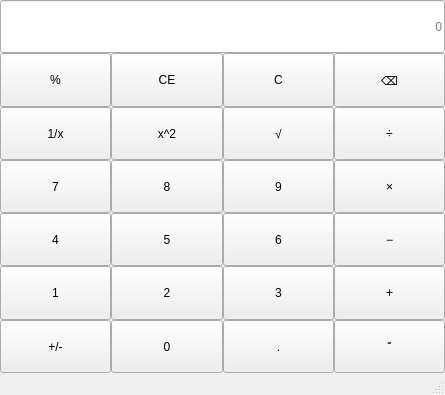
<?xml version="1.0" encoding="UTF-8"?>
<ui version="4.0">
 <class>MainWindow</class>
 <widget class="QMainWindow" name="MainWindow">
  <property name="geometry">
   <rect>
    <x>0</x>
    <y>0</y>
    <width>445</width>
    <height>395</height>
   </rect>
  </property>
  <property name="windowTitle">
   <string>MainWindow</string>
  </property>
  <widget class="QWidget" name="centralwidget">
   <layout class="QHBoxLayout" name="horizontalLayout">
    <property name="spacing">
     <number>0</number>
    </property>
    <property name="sizeConstraint">
     <enum>QLayout::SizeConstraint::SetDefaultConstraint</enum>
    </property>
    <property name="leftMargin">
     <number>0</number>
    </property>
    <property name="topMargin">
     <number>0</number>
    </property>
    <property name="rightMargin">
     <number>0</number>
    </property>
    <property name="bottomMargin">
     <number>0</number>
    </property>
    <item>
     <layout class="QGridLayout" name="gridLayout">
      <property name="spacing">
       <number>0</number>
      </property>
      <item row="5" column="3">
       <widget class="QPushButton" name="add">
        <property name="sizePolicy">
         <sizepolicy hsizetype="Minimum" vsizetype="Minimum">
          <horstretch>0</horstretch>
          <verstretch>0</verstretch>
         </sizepolicy>
        </property>
        <property name="text">
         <string>+</string>
        </property>
       </widget>
      </item>
      <item row="6" column="1">
       <widget class="QPushButton" name="num0">
        <property name="sizePolicy">
         <sizepolicy hsizetype="Minimum" vsizetype="Minimum">
          <horstretch>0</horstretch>
          <verstretch>0</verstretch>
         </sizepolicy>
        </property>
        <property name="text">
         <string>0</string>
        </property>
       </widget>
      </item>
      <item row="2" column="0">
       <widget class="QPushButton" name="pushButton_5">
        <property name="sizePolicy">
         <sizepolicy hsizetype="Minimum" vsizetype="Minimum">
          <horstretch>0</horstretch>
          <verstretch>0</verstretch>
         </sizepolicy>
        </property>
        <property name="text">
         <string>1/x</string>
        </property>
       </widget>
      </item>
      <item row="2" column="2">
       <widget class="QPushButton" name="squareRoot">
        <property name="sizePolicy">
         <sizepolicy hsizetype="Minimum" vsizetype="Minimum">
          <horstretch>0</horstretch>
          <verstretch>0</verstretch>
         </sizepolicy>
        </property>
        <property name="text">
         <string>√</string>
        </property>
       </widget>
      </item>
      <item row="3" column="1">
       <widget class="QPushButton" name="num8">
        <property name="sizePolicy">
         <sizepolicy hsizetype="Minimum" vsizetype="Minimum">
          <horstretch>0</horstretch>
          <verstretch>0</verstretch>
         </sizepolicy>
        </property>
        <property name="text">
         <string>8</string>
        </property>
       </widget>
      </item>
      <item row="6" column="3">
       <widget class="QPushButton" name="finish">
        <property name="sizePolicy">
         <sizepolicy hsizetype="Minimum" vsizetype="Minimum">
          <horstretch>0</horstretch>
          <verstretch>0</verstretch>
         </sizepolicy>
        </property>
        <property name="text">
         <string>⁼</string>
        </property>
       </widget>
      </item>
      <item row="3" column="3">
       <widget class="QPushButton" name="mul">
        <property name="sizePolicy">
         <sizepolicy hsizetype="Minimum" vsizetype="Minimum">
          <horstretch>0</horstretch>
          <verstretch>0</verstretch>
         </sizepolicy>
        </property>
        <property name="text">
         <string>×</string>
        </property>
       </widget>
      </item>
      <item row="1" column="0">
       <widget class="QPushButton" name="mod">
        <property name="sizePolicy">
         <sizepolicy hsizetype="Minimum" vsizetype="Minimum">
          <horstretch>0</horstretch>
          <verstretch>0</verstretch>
         </sizepolicy>
        </property>
        <property name="text">
         <string>%</string>
        </property>
       </widget>
      </item>
      <item row="4" column="2">
       <widget class="QPushButton" name="num6">
        <property name="sizePolicy">
         <sizepolicy hsizetype="Minimum" vsizetype="Minimum">
          <horstretch>0</horstretch>
          <verstretch>0</verstretch>
         </sizepolicy>
        </property>
        <property name="text">
         <string>6</string>
        </property>
       </widget>
      </item>
      <item row="1" column="2">
       <widget class="QPushButton" name="C">
        <property name="sizePolicy">
         <sizepolicy hsizetype="Minimum" vsizetype="Minimum">
          <horstretch>0</horstretch>
          <verstretch>0</verstretch>
         </sizepolicy>
        </property>
        <property name="text">
         <string>C</string>
        </property>
       </widget>
      </item>
      <item row="3" column="2">
       <widget class="QPushButton" name="num9">
        <property name="sizePolicy">
         <sizepolicy hsizetype="Minimum" vsizetype="Minimum">
          <horstretch>0</horstretch>
          <verstretch>0</verstretch>
         </sizepolicy>
        </property>
        <property name="text">
         <string>9</string>
        </property>
       </widget>
      </item>
      <item row="2" column="3">
       <widget class="QPushButton" name="div">
        <property name="sizePolicy">
         <sizepolicy hsizetype="Minimum" vsizetype="Minimum">
          <horstretch>0</horstretch>
          <verstretch>0</verstretch>
         </sizepolicy>
        </property>
        <property name="text">
         <string>÷</string>
        </property>
       </widget>
      </item>
      <item row="5" column="0">
       <widget class="QPushButton" name="num1">
        <property name="sizePolicy">
         <sizepolicy hsizetype="Minimum" vsizetype="Minimum">
          <horstretch>0</horstretch>
          <verstretch>0</verstretch>
         </sizepolicy>
        </property>
        <property name="text">
         <string>1</string>
        </property>
       </widget>
      </item>
      <item row="1" column="1">
       <widget class="QPushButton" name="ce">
        <property name="sizePolicy">
         <sizepolicy hsizetype="Minimum" vsizetype="Minimum">
          <horstretch>0</horstretch>
          <verstretch>0</verstretch>
         </sizepolicy>
        </property>
        <property name="text">
         <string>CE</string>
        </property>
       </widget>
      </item>
      <item row="5" column="2">
       <widget class="QPushButton" name="num3">
        <property name="sizePolicy">
         <sizepolicy hsizetype="Minimum" vsizetype="Minimum">
          <horstretch>0</horstretch>
          <verstretch>0</verstretch>
         </sizepolicy>
        </property>
        <property name="text">
         <string>3</string>
        </property>
       </widget>
      </item>
      <item row="2" column="1">
       <widget class="QPushButton" name="square">
        <property name="sizePolicy">
         <sizepolicy hsizetype="Minimum" vsizetype="Minimum">
          <horstretch>0</horstretch>
          <verstretch>0</verstretch>
         </sizepolicy>
        </property>
        <property name="text">
         <string>x^2</string>
        </property>
       </widget>
      </item>
      <item row="4" column="3">
       <widget class="QPushButton" name="sub">
        <property name="sizePolicy">
         <sizepolicy hsizetype="Minimum" vsizetype="Minimum">
          <horstretch>0</horstretch>
          <verstretch>0</verstretch>
         </sizepolicy>
        </property>
        <property name="text">
         <string>−</string>
        </property>
       </widget>
      </item>
      <item row="6" column="0">
       <widget class="QPushButton" name="pre">
        <property name="sizePolicy">
         <sizepolicy hsizetype="Minimum" vsizetype="Minimum">
          <horstretch>0</horstretch>
          <verstretch>0</verstretch>
         </sizepolicy>
        </property>
        <property name="text">
         <string>+/-</string>
        </property>
       </widget>
      </item>
      <item row="3" column="0">
       <widget class="QPushButton" name="num7">
        <property name="sizePolicy">
         <sizepolicy hsizetype="Minimum" vsizetype="Minimum">
          <horstretch>0</horstretch>
          <verstretch>0</verstretch>
         </sizepolicy>
        </property>
        <property name="text">
         <string>7</string>
        </property>
       </widget>
      </item>
      <item row="6" column="2">
       <widget class="QPushButton" name="dot">
        <property name="sizePolicy">
         <sizepolicy hsizetype="Minimum" vsizetype="Minimum">
          <horstretch>0</horstretch>
          <verstretch>0</verstretch>
         </sizepolicy>
        </property>
        <property name="text">
         <string>.</string>
        </property>
       </widget>
      </item>
      <item row="4" column="0">
       <widget class="QPushButton" name="num4">
        <property name="sizePolicy">
         <sizepolicy hsizetype="Minimum" vsizetype="Minimum">
          <horstretch>0</horstretch>
          <verstretch>0</verstretch>
         </sizepolicy>
        </property>
        <property name="text">
         <string>4</string>
        </property>
       </widget>
      </item>
      <item row="4" column="1">
       <widget class="QPushButton" name="num5">
        <property name="sizePolicy">
         <sizepolicy hsizetype="Minimum" vsizetype="Minimum">
          <horstretch>0</horstretch>
          <verstretch>0</verstretch>
         </sizepolicy>
        </property>
        <property name="text">
         <string>5</string>
        </property>
       </widget>
      </item>
      <item row="0" column="0" colspan="4">
       <widget class="QLineEdit" name="lineEdit">
        <property name="sizePolicy">
         <sizepolicy hsizetype="Expanding" vsizetype="Minimum">
          <horstretch>0</horstretch>
          <verstretch>0</verstretch>
         </sizepolicy>
        </property>
        <property name="alignment">
         <set>Qt::AlignmentFlag::AlignRight|Qt::AlignmentFlag::AlignTrailing|Qt::AlignmentFlag::AlignVCenter</set>
        </property>
        <property name="placeholderText">
         <string>0</string>
        </property>
       </widget>
      </item>
      <item row="1" column="3">
       <widget class="QPushButton" name="del">
        <property name="sizePolicy">
         <sizepolicy hsizetype="Minimum" vsizetype="Minimum">
          <horstretch>0</horstretch>
          <verstretch>0</verstretch>
         </sizepolicy>
        </property>
        <property name="text">
         <string>⌫</string>
        </property>
       </widget>
      </item>
      <item row="5" column="1">
       <widget class="QPushButton" name="num2">
        <property name="sizePolicy">
         <sizepolicy hsizetype="Minimum" vsizetype="Minimum">
          <horstretch>0</horstretch>
          <verstretch>0</verstretch>
         </sizepolicy>
        </property>
        <property name="text">
         <string>2</string>
        </property>
       </widget>
      </item>
     </layout>
    </item>
   </layout>
  </widget>
  <widget class="QMenuBar" name="menubar">
   <property name="geometry">
    <rect>
     <x>0</x>
     <y>0</y>
     <width>445</width>
     <height>22</height>
    </rect>
   </property>
  </widget>
  <widget class="QStatusBar" name="statusbar"/>
 </widget>
 <resources/>
 <connections/>
</ui>
